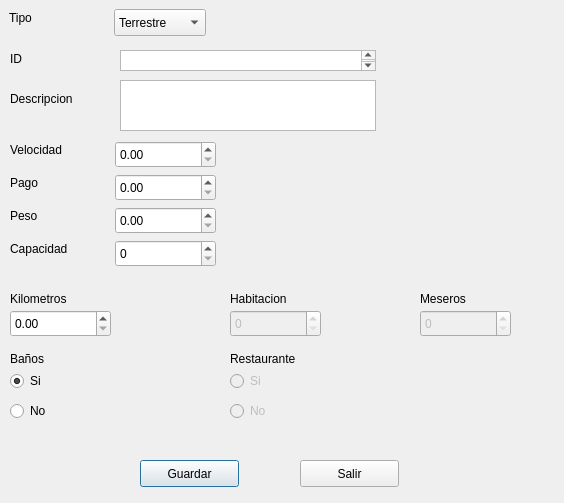
<?xml version="1.0" encoding="UTF-8"?>
<ui version="4.0">
 <class>agregar</class>
 <widget class="QDialog" name="agregar">
  <property name="geometry">
   <rect>
    <x>0</x>
    <y>0</y>
    <width>564</width>
    <height>503</height>
   </rect>
  </property>
  <property name="windowTitle">
   <string>Dialog</string>
  </property>
  <widget class="QPushButton" name="pushButton">
   <property name="geometry">
    <rect>
     <x>140</x>
     <y>460</y>
     <width>99</width>
     <height>27</height>
    </rect>
   </property>
   <property name="text">
    <string>Guardar</string>
   </property>
  </widget>
  <widget class="QPushButton" name="pushButton_2">
   <property name="geometry">
    <rect>
     <x>300</x>
     <y>460</y>
     <width>99</width>
     <height>27</height>
    </rect>
   </property>
   <property name="text">
    <string>Salir</string>
   </property>
  </widget>
  <widget class="QLabel" name="label">
   <property name="geometry">
    <rect>
     <x>9</x>
     <y>9</y>
     <width>30</width>
     <height>17</height>
    </rect>
   </property>
   <property name="text">
    <string>Tipo</string>
   </property>
  </widget>
  <widget class="QLabel" name="label_2">
   <property name="geometry">
    <rect>
     <x>10</x>
     <y>90</y>
     <width>80</width>
     <height>17</height>
    </rect>
   </property>
   <property name="text">
    <string>Descripcion</string>
   </property>
  </widget>
  <widget class="QLabel" name="label_3">
   <property name="geometry">
    <rect>
     <x>10</x>
     <y>141</y>
     <width>67</width>
     <height>17</height>
    </rect>
   </property>
   <property name="text">
    <string>Velocidad</string>
   </property>
  </widget>
  <widget class="QComboBox" name="a_tipo">
   <property name="geometry">
    <rect>
     <x>114</x>
     <y>9</y>
     <width>92</width>
     <height>27</height>
    </rect>
   </property>
   <item>
    <property name="text">
     <string>Terrestre</string>
    </property>
   </item>
   <item>
    <property name="text">
     <string>Aereo</string>
    </property>
   </item>
   <item>
    <property name="text">
     <string>Maritimo</string>
    </property>
   </item>
  </widget>
  <widget class="QLabel" name="label_4">
   <property name="geometry">
    <rect>
     <x>10</x>
     <y>174</y>
     <width>35</width>
     <height>17</height>
    </rect>
   </property>
   <property name="text">
    <string>Pago</string>
   </property>
  </widget>
  <widget class="QLabel" name="label_5">
   <property name="geometry">
    <rect>
     <x>10</x>
     <y>207</y>
     <width>33</width>
     <height>17</height>
    </rect>
   </property>
   <property name="text">
    <string>Peso</string>
   </property>
  </widget>
  <widget class="QLabel" name="label_6">
   <property name="geometry">
    <rect>
     <x>10</x>
     <y>240</y>
     <width>71</width>
     <height>17</height>
    </rect>
   </property>
   <property name="text">
    <string>Capacidad</string>
   </property>
  </widget>
  <widget class="QTextEdit" name="a_descripcion">
   <property name="geometry">
    <rect>
     <x>120</x>
     <y>80</y>
     <width>256</width>
     <height>51</height>
    </rect>
   </property>
  </widget>
  <widget class="QDoubleSpinBox" name="a_velocidad">
   <property name="geometry">
    <rect>
     <x>115</x>
     <y>141</y>
     <width>101</width>
     <height>27</height>
    </rect>
   </property>
   <property name="maximum">
    <double>10000000.000000000000000</double>
   </property>
  </widget>
  <widget class="QDoubleSpinBox" name="a_pago">
   <property name="geometry">
    <rect>
     <x>115</x>
     <y>174</y>
     <width>101</width>
     <height>27</height>
    </rect>
   </property>
   <property name="maximum">
    <double>10000000.000000000000000</double>
   </property>
  </widget>
  <widget class="QDoubleSpinBox" name="a_peso">
   <property name="geometry">
    <rect>
     <x>115</x>
     <y>207</y>
     <width>101</width>
     <height>27</height>
    </rect>
   </property>
   <property name="maximum">
    <double>10000000.000000000000000</double>
   </property>
  </widget>
  <widget class="QSpinBox" name="a_capacidad">
   <property name="geometry">
    <rect>
     <x>115</x>
     <y>240</y>
     <width>101</width>
     <height>27</height>
    </rect>
   </property>
  </widget>
  <widget class="QLabel" name="label_7">
   <property name="geometry">
    <rect>
     <x>10</x>
     <y>290</y>
     <width>81</width>
     <height>17</height>
    </rect>
   </property>
   <property name="text">
    <string>Kilometros</string>
   </property>
  </widget>
  <widget class="QDoubleSpinBox" name="a_kilometro">
   <property name="enabled">
    <bool>true</bool>
   </property>
   <property name="geometry">
    <rect>
     <x>10</x>
     <y>310</y>
     <width>101</width>
     <height>27</height>
    </rect>
   </property>
   <property name="maximum">
    <double>10000000.000000000000000</double>
   </property>
  </widget>
  <widget class="QLabel" name="label_8">
   <property name="geometry">
    <rect>
     <x>10</x>
     <y>350</y>
     <width>67</width>
     <height>17</height>
    </rect>
   </property>
   <property name="text">
    <string>Baños</string>
   </property>
  </widget>
  <widget class="QRadioButton" name="ab_si">
   <property name="enabled">
    <bool>true</bool>
   </property>
   <property name="geometry">
    <rect>
     <x>10</x>
     <y>370</y>
     <width>117</width>
     <height>22</height>
    </rect>
   </property>
   <property name="acceptDrops">
    <bool>false</bool>
   </property>
   <property name="autoFillBackground">
    <bool>false</bool>
   </property>
   <property name="text">
    <string>Si</string>
   </property>
   <property name="checked">
    <bool>true</bool>
   </property>
  </widget>
  <widget class="QRadioButton" name="ab_no">
   <property name="enabled">
    <bool>true</bool>
   </property>
   <property name="geometry">
    <rect>
     <x>10</x>
     <y>400</y>
     <width>117</width>
     <height>22</height>
    </rect>
   </property>
   <property name="text">
    <string>No</string>
   </property>
  </widget>
  <widget class="QLabel" name="label_9">
   <property name="geometry">
    <rect>
     <x>230</x>
     <y>290</y>
     <width>67</width>
     <height>17</height>
    </rect>
   </property>
   <property name="text">
    <string>Habitacion</string>
   </property>
  </widget>
  <widget class="QLabel" name="label_10">
   <property name="geometry">
    <rect>
     <x>230</x>
     <y>350</y>
     <width>91</width>
     <height>17</height>
    </rect>
   </property>
   <property name="text">
    <string>Restaurante</string>
   </property>
  </widget>
  <widget class="QSpinBox" name="a_habitacion">
   <property name="enabled">
    <bool>false</bool>
   </property>
   <property name="geometry">
    <rect>
     <x>230</x>
     <y>310</y>
     <width>91</width>
     <height>27</height>
    </rect>
   </property>
  </widget>
  <widget class="QRadioButton" name="ar_si">
   <property name="enabled">
    <bool>false</bool>
   </property>
   <property name="geometry">
    <rect>
     <x>230</x>
     <y>370</y>
     <width>117</width>
     <height>22</height>
    </rect>
   </property>
   <property name="text">
    <string>Si</string>
   </property>
  </widget>
  <widget class="QRadioButton" name="ar_no">
   <property name="enabled">
    <bool>false</bool>
   </property>
   <property name="geometry">
    <rect>
     <x>230</x>
     <y>400</y>
     <width>117</width>
     <height>22</height>
    </rect>
   </property>
   <property name="text">
    <string>No</string>
   </property>
  </widget>
  <widget class="QLabel" name="label_11">
   <property name="geometry">
    <rect>
     <x>420</x>
     <y>290</y>
     <width>67</width>
     <height>17</height>
    </rect>
   </property>
   <property name="text">
    <string>Meseros</string>
   </property>
  </widget>
  <widget class="QSpinBox" name="a_mesero">
   <property name="enabled">
    <bool>false</bool>
   </property>
   <property name="geometry">
    <rect>
     <x>420</x>
     <y>310</y>
     <width>91</width>
     <height>27</height>
    </rect>
   </property>
  </widget>
  <widget class="QLabel" name="label_12">
   <property name="geometry">
    <rect>
     <x>10</x>
     <y>50</y>
     <width>67</width>
     <height>17</height>
    </rect>
   </property>
   <property name="text">
    <string>ID</string>
   </property>
  </widget>
  <widget class="QTextEdit" name="a_ID">
   <property name="geometry">
    <rect>
     <x>120</x>
     <y>50</y>
     <width>256</width>
     <height>21</height>
    </rect>
   </property>
  </widget>
 </widget>
 <resources/>
 <connections/>
</ui>
